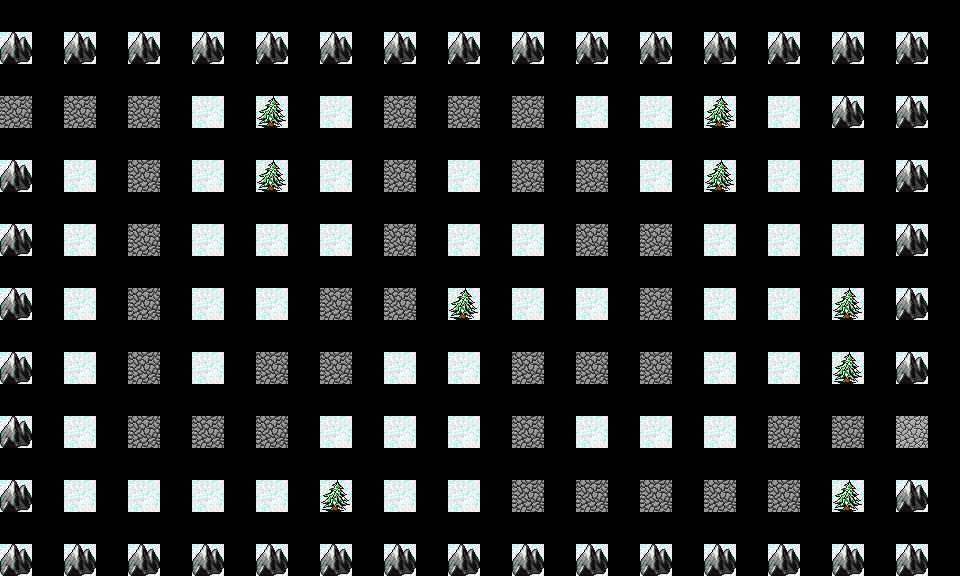

A level layout from a 2D game, rendered from its tile map. Below: a short description, then the map file with its tile-grid data intact:
An orthogonal 15x9 tile map with 64x64 px tiles, 1 tile layer (Tile Layer 1).

<map version="1.0" orientation="orthogonal" width="15" height="9" tilewidth="64" tileheight="64">
 <tileset firstgid="1" name="tileset_1" tilewidth="32" tileheight="32">
  <image source="gfx/tileset_1.png" width="736" height="672" />
  <tile id="99">
   <properties>
    <property name="Buildable" value="False" />
    <property name="Path" value="False" />
   </properties>
  </tile>
  <tile id="133">
   <properties>
    <property name="Path" value="False" />
   </properties>
  </tile>
  <tile id="137">
   <properties>
    <property name="Buildable" value="False" />
    <property name="Path" value="False" />
   </properties>
  </tile>
  <tile id="170">
   <properties>
    <property name="Buildable" value="False" />
    <property name="Path" value="False" />
   </properties>
  </tile>
  <tile id="227">
   <properties>
    <property name="Path" value="True" />
   </properties>
  </tile>
 </tileset>
 <layer name="Tile Layer 1" width="15" height="9">
  <data>
   <tile gid="138" />
   <tile gid="138" />
   <tile gid="138" />
   <tile gid="138" />
   <tile gid="138" />
   <tile gid="138" />
   <tile gid="138" />
   <tile gid="138" />
   <tile gid="138" />
   <tile gid="138" />
   <tile gid="138" />
   <tile gid="138" />
   <tile gid="138" />
   <tile gid="138" />
   <tile gid="138" />
   <tile gid="228" />
   <tile gid="228" />
   <tile gid="228" />
   <tile gid="134" />
   <tile gid="171" />
   <tile gid="134" />
   <tile gid="228" />
   <tile gid="228" />
   <tile gid="228" />
   <tile gid="134" />
   <tile gid="134" />
   <tile gid="171" />
   <tile gid="134" />
   <tile gid="138" />
   <tile gid="138" />
   <tile gid="138" />
   <tile gid="134" />
   <tile gid="228" />
   <tile gid="134" />
   <tile gid="171" />
   <tile gid="134" />
   <tile gid="228" />
   <tile gid="134" />
   <tile gid="228" />
   <tile gid="228" />
   <tile gid="134" />
   <tile gid="171" />
   <tile gid="134" />
   <tile gid="134" />
   <tile gid="138" />
   <tile gid="138" />
   <tile gid="134" />
   <tile gid="228" />
   <tile gid="134" />
   <tile gid="134" />
   <tile gid="134" />
   <tile gid="228" />
   <tile gid="134" />
   <tile gid="134" />
   <tile gid="228" />
   <tile gid="228" />
   <tile gid="134" />
   <tile gid="134" />
   <tile gid="134" />
   <tile gid="138" />
   <tile gid="138" />
   <tile gid="134" />
   <tile gid="228" />
   <tile gid="134" />
   <tile gid="134" />
   <tile gid="228" />
   <tile gid="228" />
   <tile gid="171" />
   <tile gid="134" />
   <tile gid="134" />
   <tile gid="228" />
   <tile gid="134" />
   <tile gid="134" />
   <tile gid="171" />
   <tile gid="138" />
   <tile gid="138" />
   <tile gid="134" />
   <tile gid="228" />
   <tile gid="134" />
   <tile gid="228" />
   <tile gid="228" />
   <tile gid="134" />
   <tile gid="134" />
   <tile gid="228" />
   <tile gid="228" />
   <tile gid="228" />
   <tile gid="134" />
   <tile gid="134" />
   <tile gid="171" />
   <tile gid="138" />
   <tile gid="138" />
   <tile gid="134" />
   <tile gid="228" />
   <tile gid="228" />
   <tile gid="228" />
   <tile gid="134" />
   <tile gid="134" />
   <tile gid="134" />
   <tile gid="228" />
   <tile gid="134" />
   <tile gid="134" />
   <tile gid="134" />
   <tile gid="228" />
   <tile gid="228" />
   <tile gid="27" />
   <tile gid="138" />
   <tile gid="134" />
   <tile gid="134" />
   <tile gid="134" />
   <tile gid="134" />
   <tile gid="171" />
   <tile gid="134" />
   <tile gid="134" />
   <tile gid="228" />
   <tile gid="228" />
   <tile gid="228" />
   <tile gid="228" />
   <tile gid="228" />
   <tile gid="171" />
   <tile gid="138" />
   <tile gid="138" />
   <tile gid="138" />
   <tile gid="138" />
   <tile gid="138" />
   <tile gid="138" />
   <tile gid="138" />
   <tile gid="138" />
   <tile gid="138" />
   <tile gid="138" />
   <tile gid="138" />
   <tile gid="138" />
   <tile gid="138" />
   <tile gid="138" />
   <tile gid="138" />
   <tile gid="138" />
  </data>
 </layer>
</map>
